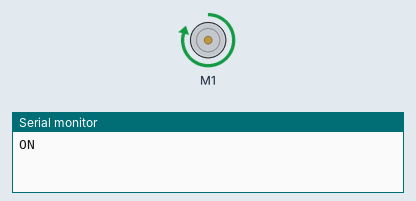
Recording of a sketch running on a simulated Arduino Uno, built with avr-gcc and run on an emulated ATmega328P. Shown: DC motor (green arrow = forward, orange = backward, longer = faster), the last lines printed to the serial monitor.

Above: at 1.5 s.
At 4.5 s:
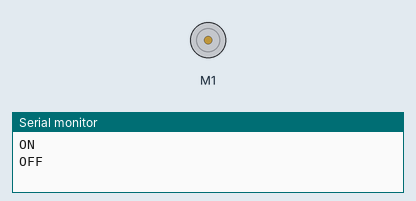
Timing chart, 0 to 7.8 s (numbered marks = the images above):
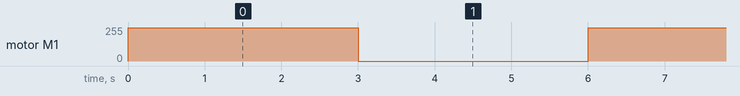

Measured:
- by itself, motor M1: alternates forward 250/255 for 3.0 s and stopped for 3.0 s

The sketch:

Spindle_Switch_Photo_Coupler.ino
```cpp
/*
---->	http://www.adafruit.com/products/1438
*/
#include <Wire.h>
#include <Adafruit_MotorShield.h>
#include "utility/Adafruit_PWMServoDriver.h"

Adafruit_MotorShield AFMS = Adafruit_MotorShield();
Adafruit_DCMotor *myMotor = AFMS.getMotor(1);

void setup() {
  Serial.begin(9600);           // set up Serial library at 9600 bps
  //AFMS.begin(1000);  // OR with a different frequency, say 1KHz
  AFMS.begin();
  myMotor->setSpeed(0);
  myMotor->run(FORWARD);
}

void loop() {
  Serial.println("ON");
  myMotor->setSpeed(250);
  delay(3000);
  Serial.println("OFF");
  myMotor->setSpeed(0);
  delay(3000);
}
```
